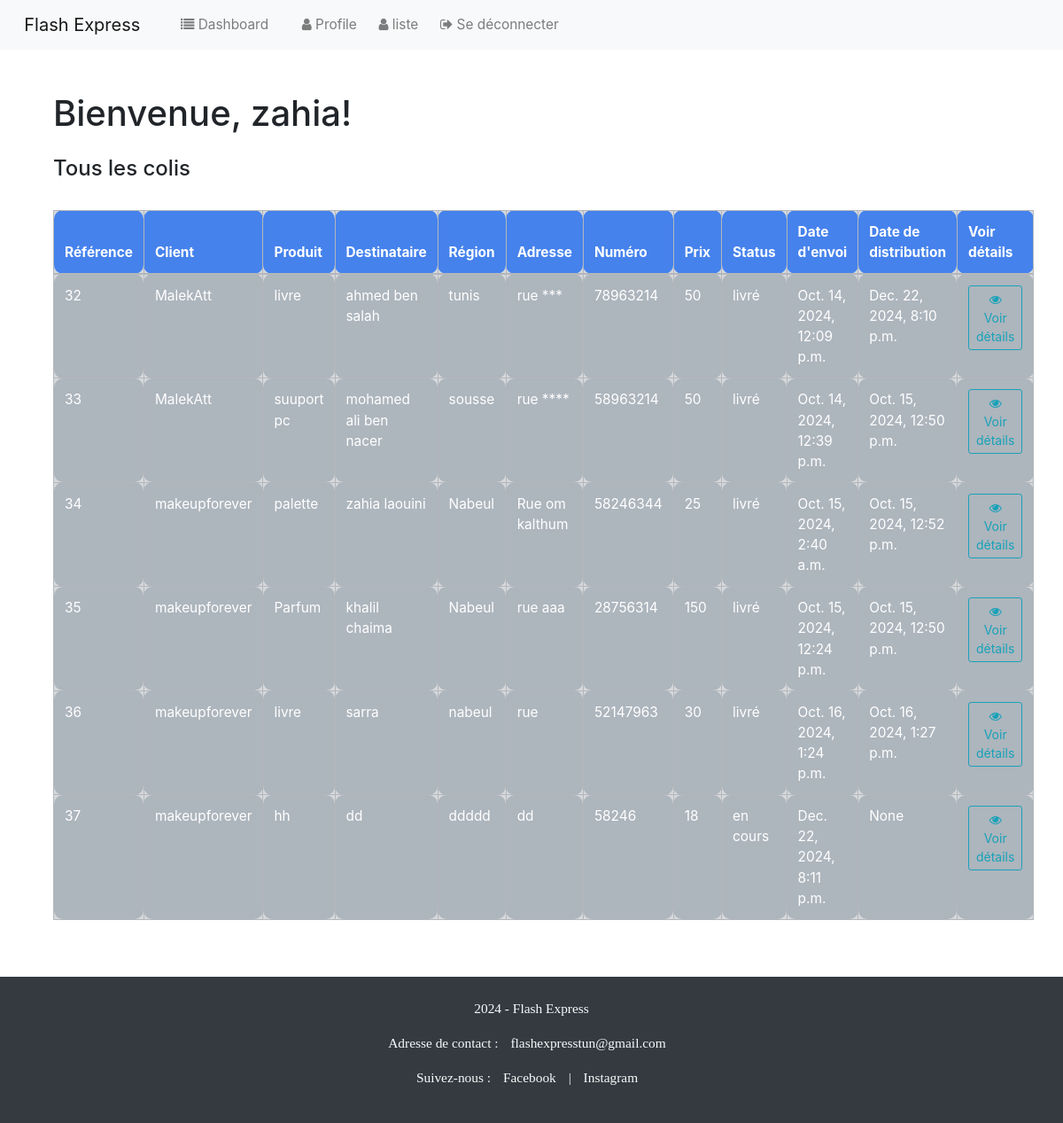
The page /dashboard/ (signed in) on the database its author committed.
### colis/models.py (models this page shows, shortened)
class Colis(models.Model):
    STATUS_CHOICES = (
        ('en cours', 'Pending'),
        ('livré', 'Accpted'),
        ('annulé', 'Refused'), )
    default_user = User.objects.get(pk=1)
    user = models.ForeignKey(User, on_delete=models.SET_NULL,null=True, blank=True , default=default_user.id)
    code = models.BigAutoField(primary_key=True)
    nom_produits = models.CharField(max_length=100)
    nom_destinataire = models.CharField(max_length=100)
    adr_destinataire = models.CharField(max_length=30)
    region = models.CharField(max_length=30)
    num_destinataire = models.CharField(max_length=100)
    prix = models.CharField(max_length=100)
    status = models.CharField(max_length=20, choices=STATUS_CHOICES, default='en cours')
    date_distribution = models.DateTimeField(null=True, blank=True)
    date_envoi = models.DateTimeField(null=True, blank=True)

### colis/views.py (the view)
# urls.py: path('dashboard/', views.dashboard, name='dashboard'),
@login_required(login_url='login')
def dashboard(request):
    if request.user.is_superuser:  # Vérifie si l'utilisateur est un administrateur
        all_colis = Colis.objects.all()  # Récupère tous les colis dans la base de données
        return render(request, 'colis/dashboard.html', {'all_colis': all_colis})
    else:
        return redirect('home')

### colis/templates/colis/dashboard.html
{% extends 'colis/base.html' %}
{% block content %}
<div class="container">
    <h1 class="my-4">Bienvenue, {{ user.username }}!</h1>
    <div class="d-flex justify-content-between mb-4">
        <h4>Tous les colis</h4>
    </div>
    {% if all_colis %}
        <table class="table table-secondary table-hover table-bordered">
            <thead class="table-primary">
                <tr>
                    <th scope="col">Référence</th>
                    <th scope="col">Client</th>
                    <th scope="col">Produit</th>
                    <th scope="col">Destinataire</th>
                    <th scope="col">Région</th>
                    <th scope="col">Adresse</th>
                    <th scope="col">Numéro</th>
                    <th scope="col">Prix</th>
                    <th scope="col">Status</th>
                    <th scope="col">Date d'envoi</th>
                    <th scope="col">Date de distribution</th>
                    <th scope="col">Voir détails</th>
                </tr>
            </thead>
            <tbody>
                {% for coli in all_colis %}
                    <tr>
                        <td>{{ coli.code }}</td>
                        <td>{{ coli.user }}</td>
                        <td>{{ coli.nom_produits }}</td>
                        <td>{{ coli.nom_destinataire }}</td>
                        <td>{{ coli.region }}</td>
                        <td>{{ coli.adr_destinataire }}</td>
                        <td>{{ coli.num_destinataire }}</td>
                        <td>{{ coli.prix }}</td>
                        <td>{{ coli.status }}</td>
                        <td>{{ coli.date_envoi }}</td>
                        <td>{{ coli.date_distribution }}</td>
                        <td>
                            <a class="btn btn-outline-info btn-sm" href="{% url 'coli' coli.pk %}">
                                <i class="fa fa-eye" aria-hidden="true"></i> Voir détails
                            </a>
                        </td>
                    </tr>
                {% endfor %}
            </tbody>
        </table>
    {% else %}
        <div class="alert alert-info">
            <p>Aucun colis n'a été trouvé.</p>
        </div>
    {% endif %}
</div>
{% endblock %}

### colis/templates/colis/base.html (shortened to what this page needs)
{% load static %}
<!DOCTYPE html>
<html lang="en">
<head>
    <link rel="stylesheet" href="https://stackpath.bootstrapcdn.com/bootstrap/4.3.1/css/bootstrap.min.css">
    <link rel="stylesheet" type="text/css" href="https://bootswatch.com/5/litera/bootstrap.min.css">
    <link rel="stylesheet" type="text/css" href="{% static 'css/styles.css' %}">
  <link rel="stylesheet" href="https://cdnjs.cloudflare.com/ajax/libs/font-awesome/4.7.0/css/font-awesome.min.css">
</head>
<body>
    {% include 'colis/navbar.html' %}
 <div class="container">
 <br>
 {% block content %}
 {% endblock %}
 </div>
    <link href="https://stackpath.bootstrapcdn.com/bootstrap/4.5.2/css/bootstrap.min.css" rel="stylesheet">
 <br>
 <br>
    {% include 'colis/footer.html' %}
</body>
</html>

### colis/templates/colis/navbar.html (shortened to what this page needs)
<nav class="navbar navbar-expand-lg navbar-light bg-light">
    <a class="navbar-brand" href="{% url 'home' %}">
        &nbsp; Flash Express
    </a>
    <div class="collapse navbar-collapse" id="navbarNavDropdown">
        <ul class="navbar-nav mr-auto">
            {% if user.is_authenticated %}
            {% if user.is_staff %}
              <li class="nav-item">
                <a class="nav-link" href="{% url 'dashboard' %}"><i class="fa fa-list" aria-hidden="true"></i>  Dashboard</a>
              </li>
            {% else %}
              <li class="nav-item">
                <a class="nav-link" href="{% url 'user_dashboard' %}"><i class="fa fa-list" aria-hidden="true"></i>  Dashboard </a>
              </li>
              {% endif %}
            <ul class="navbar-nav ml-auto">
              <li class="nav-item ml-auto">
                <a class="nav-link" href="{% url 'view_account' %}"><i class="fa fa-user" aria-hidden="true"></i>  Profile &nbsp; </a>
              </li>
          </ul>
          <ul class="navbar-nav ml-auto">
            {% if user.is_staff %}
                <li class="nav-item ml-auto">
                    <a class="nav-link" href="{% url 'admin_view_profiles' %}">
                        <i class="fa fa-user" aria-hidden="true"></i> liste &nbsp;
                    </a>
                </li>
            {% endif %}
            </ul>
            <li class="nav-item">
              <a class="nav-link" href="{% url 'logout' %}"><i class="fa fa-sign-out" aria-hidden="true"></i> Se déconnecter </a>
            </li>
        </ul> </div>
        {% endif %}
</nav>

### colis/templates/colis/footer.html (shortened to what this page needs)
{% load static %}
  <footer class="footer bg-dark text-light py-4 mt-auto">
    <div class="container text-center">
        <p> 2024 - Flash Express </p>
        <p>Adresse de contact : <a href="mailto:flashexpresstun@gmail.com" class="text-light">flashexpresstun@gmail.com</a></p>
        <p>
            Suivez-nous :
            <a href="https://www.facebook.com/FlashExpressTN" class="text-light">Facebook</a> |
            <a href="https://www.instagram.com/steflashexpresse" class="text-light">Instagram</a>
        </p>
    </div>
 </footer>

### static/css/styles.css (style rules this page uses)
th, td { padding: 8px; text-align: left; border-radius: 10px; }
.footer { background-color: #343a40; color: #fff; padding: 20px 0; text-align: center; position: relative; bottom: 0; width: 100%; }
.footer a { color: #fff; text-decoration: none; margin: 0 10px; }

### rows shown on the page
Colis: code "32", user "MalekAtt", nom_produits "livre", nom_destinataire "ahmed ben salah", region "tunis", adr_destinataire "rue ***", num_destinataire "78963214", prix "50", status "livré", date_envoi "Oct. 14, 2024, 12:09 p.m.", date_distribution "Dec. 22, 2024, 8:10 p.m."
Colis: code "33", user "MalekAtt", nom_produits "suuport pc", nom_destinataire "mohamed ali ben nacer", region "sousse", adr_destinataire "rue ****", num_destinataire "58963214", prix "50", status "livré", date_envoi "Oct. 14, 2024, 12:39 p.m.", date_distribution "Oct. 15, 2024, 12:50 p.m."
Colis: code "34", user "makeupforever", nom_produits "palette", nom_destinataire "zahia laouini", region "Nabeul", adr_destinataire "Rue om kalthum", num_destinataire "58246344", prix "25", status "livré", date_envoi "Oct. 15, 2024, 2:40 a.m.", date_distribution "Oct. 15, 2024, 12:52 p.m."
Colis: code "35", user "makeupforever", nom_produits "Parfum", nom_destinataire "khalil chaima", region "Nabeul", adr_destinataire "rue aaa", num_destinataire "28756314", prix "150", status "livré", date_envoi "Oct. 15, 2024, 12:24 p.m.", date_distribution "Oct. 15, 2024, 12:50 p.m."
Colis: code "36", user "makeupforever", nom_produits "livre", nom_destinataire "sarra", region "nabeul", adr_destinataire "rue", num_destinataire "52147963", prix "30", status "livré", date_envoi "Oct. 16, 2024, 1:24 p.m.", date_distribution "Oct. 16, 2024, 1:27 p.m."
Colis: code "37", user "makeupforever", nom_produits "hh", nom_destinataire "dd", region "ddddd", adr_destinataire "dd", num_destinataire "58246", prix "18", status "en cours", date_envoi "Dec. 22, 2024, 8:11 p.m.", date_distribution "None"

### other values the page prints
{{ user.username }} "zahia"
